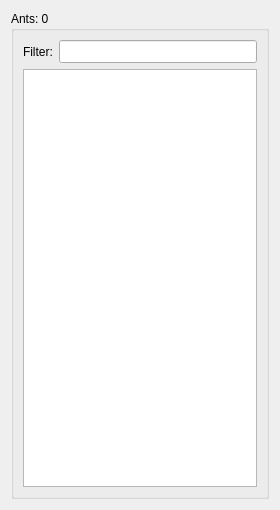
<?xml version="1.0" encoding="UTF-8"?>
<ui version="4.0">
 <class>AntListWidget</class>
 <widget class="QWidget" name="AntListWidget">
  <property name="geometry">
   <rect>
    <x>0</x>
    <y>0</y>
    <width>280</width>
    <height>510</height>
   </rect>
  </property>
  <property name="windowTitle">
   <string>Form</string>
  </property>
  <layout class="QVBoxLayout" name="verticalLayout">
   <item>
    <widget class="QGroupBox" name="groupBox">
     <property name="title">
      <string>Ants: 0</string>
     </property>
     <layout class="QVBoxLayout" name="verticalLayout_2">
      <item>
       <layout class="QFormLayout" name="formLayout">
        <item row="0" column="0">
         <widget class="QLabel" name="filterLabel">
          <property name="text">
           <string>Filter:</string>
          </property>
         </widget>
        </item>
        <item row="0" column="1">
         <widget class="QLineEdit" name="filterEdit">
          <property name="font">
           <font>
            <family>DejaVu Sans Mono</family>
           </font>
          </property>
         </widget>
        </item>
       </layout>
      </item>
      <item>
       <widget class="QListWidget" name="listWidget">
        <property name="font">
         <font>
          <family>DejaVu Sans Mono</family>
         </font>
        </property>
       </widget>
      </item>
     </layout>
    </widget>
   </item>
  </layout>
 </widget>
 <resources/>
 <connections/>
</ui>
